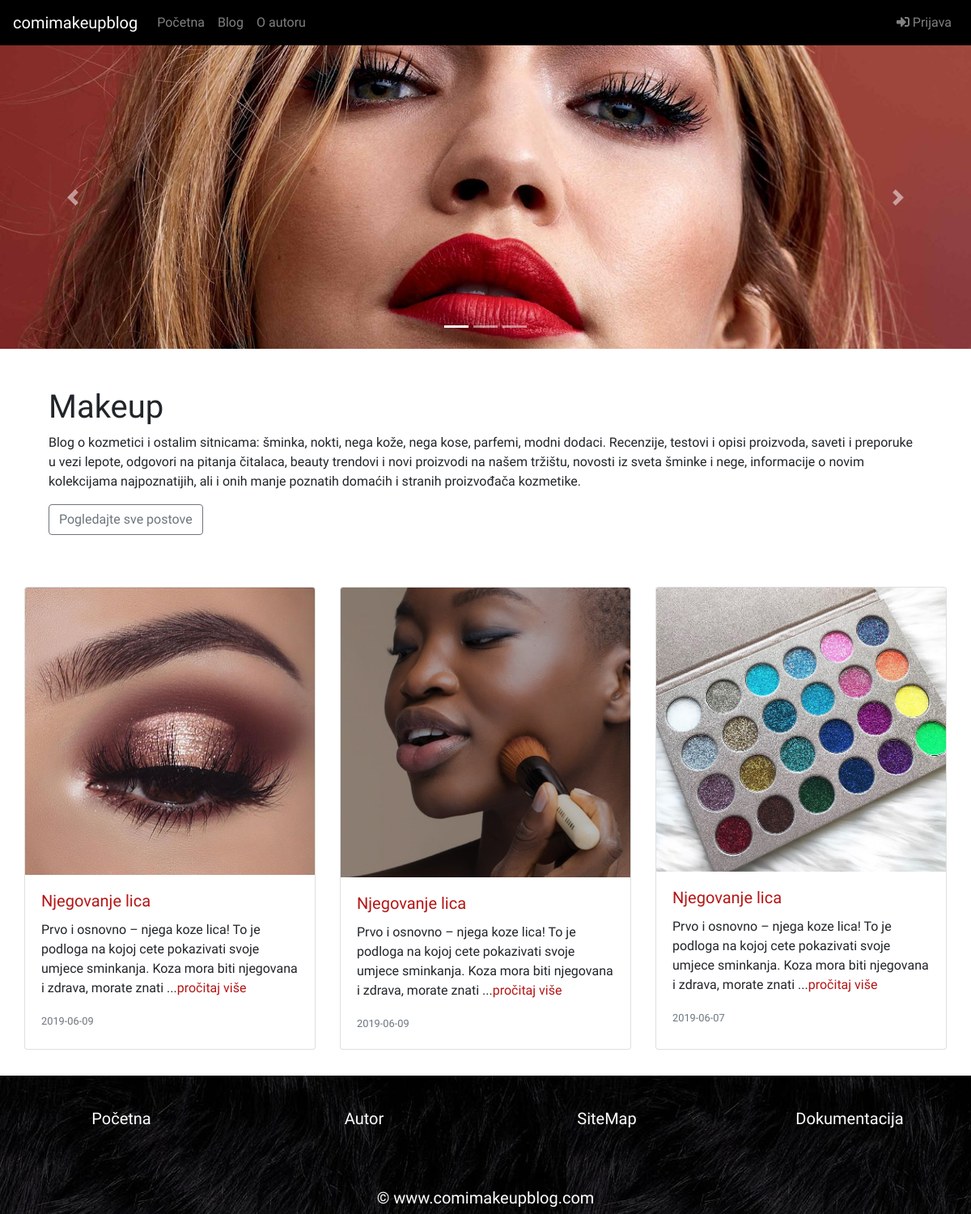
The page / on the database its author committed.
### tables this page shows
CREATE TABLE `navigacija` (
  `idLinka` int(11) NOT NULL,
  `nazivLinka` varchar(256) NOT NULL,
  `hrefLinka` varchar(256) NOT NULL,
  `admin` tinyint(1) NOT NULL
);

CREATE TABLE `postovi` (
  `idPosta` int(11) NOT NULL,
  `naslovPosta` varchar(100) NOT NULL,
  `tekstPosta` varchar(1200) NOT NULL,
  `slikaPostaID` int(11) NOT NULL,
  `datPosta` date NOT NULL
);

CREATE TABLE `slike` (
  `idSlike` int(11) NOT NULL,
  `hrefSlike` varchar(256) NOT NULL,
  `altSlike` varchar(40) NOT NULL,
  `malaSlikaHref` varchar(256) NOT NULL,
  `sivaSlikaHref` varchar(256) NOT NULL
);

### config/konekcija.php (called while the page is built, shortened)
<?php
try {
    $conn = new PDO("mysql:host=".SERVER.";dbname=".DATABASE.";charset=utf8", USERNAME, PASSWORD);
    $conn->setAttribute(PDO::ATTR_DEFAULT_FETCH_MODE, PDO::FETCH_OBJ);
    $conn->setAttribute(PDO::ATTR_ERRMODE, PDO::ERRMODE_EXCEPTION);
}
catch(PDOException $ex){
    echo $ex->getMessage();
}
function executeQuery($query){
    global $conn;
    return $conn->query($query)->fetchAll();
}

### models/navigacija/navFunkcije.php (called while the page is built)
<?php
function dohvatiNavigaciju(){
    return executeQuery("SELECT * FROM navigacija");
}
?>

### models/postovi/postoviFunkcije.php (called while the page is built, shortened)
<?php
function dohvatiPoslednjaTriPosta(){
    $postovi = executeQuery("SELECT * FROM postovi p INNER JOIN slike s ON p.slikaPostaID=s.idSlike ORDER BY datPosta DESC LIMIT 3");
    return $postovi;
}
?>

### views/pages/pocetna.php (the view, shortened to what this page needs)
<div class="container-fluid">
    <div class="row">
      <div id="carouselExampleIndicators" class="carousel slide" data-ride="carousel">
        <ol class="carousel-indicators">
          <li data-target="#carouselExampleIndicators" data-slide-to="0" class="active"></li>
          <li data-target="#carouselExampleIndicators" data-slide-to="1"></li>
          <li data-target="#carouselExampleIndicators" data-slide-to="2"></li>
        </ol>
        <div class="carousel-inner">
          <div class="carousel-item active">
            <img class="d-block w-100" src="assets/img/1.jpg" alt="First slide">
          </div>
        </div>
        <a class="carousel-control-prev" href="#carouselExampleIndicators" role="button" data-slide="prev">
          <span class="carousel-control-prev-icon" aria-hidden="true"></span>
        </a>
        <a class="carousel-control-next" href="#carouselExampleIndicators" role="button" data-slide="next">
          <span class="carousel-control-next-icon" aria-hidden="true"></span>
        </a>
      </div>
    </div>
  </div>
  <div class="content container my-5">
    <div id="row">
      <div class="col-12">
        <div class="page-header">
          <h1>Makeup</h1>
          <p>
          Blog o kozmetici i ostalim sitnicama: šminka, nokti, nega kože, nega kose, parfemi, modni dodaci. Recenzije, testovi i opisi proizvoda, saveti i preporuke u vezi lepote, odgovori na pitanja čitalaca, beauty trendovi i novi proizvodi na našem tržištu, novosti iz sveta šminke i nege, informacije o novim kolekcijama najpoznatijih, ali i onih manje poznatih domaćih i stranih proizvođača kozmetike.
          </p>
          <a href="?page=blog"><button type="button" class="btn btn-outline-secondary">Pogledajte sve
              postove</button></a>
        </div>
      </div>
    </div>
  </div>
  <div class="container">
    <div class="row">
      <div class="card-deck">
      <?php
        include "models/postovi/postoviFunkcije.php";
        $poslednjaTri = dohvatiPoslednjaTriPosta();
        foreach($poslednjaTri as $p):
            $fit = "";
            $deloviTeksta = explode(" ", $p->tekstPosta);
            if(count($deloviTeksta)<25){
                for($j=0; $j<20; $j++){
                    $fit = $fit.$deloviTeksta[$j]." ";
                }
                $fit = $fit."...<a href='?page=getone&id=".$p->idPosta."'>pročitaj više</a>";
            }else{
                for($j=0; $j<25; $j++){
                    $fit = $fit.$deloviTeksta[$j]." ";
                }
                $fit = $fit."...<a href='?page=getone&id=".$p->idPosta."'>pročitaj više</a>";}
        ?>
        <div class="card my-3">
                <img class="card-img-top" src="<?=$p->hrefSlike?>" alt="<?=$p->altSlike?>">
                <div class="card-body">
                    <a href="?page=getone&id=<?= $p->idPosta?>"><h5 class="card-title"><?=$p->naslovPosta?></h5></a>
                    <p class="card-text"><?=$fit?></p>
                    <p class="card-text"><small class="text-muted"><?=$p->datPosta?></small></p>
                </div>
        </div>
        <?php
        endforeach;
        ?>
      </div>
    </div>
  </div>

### index.php (shortened to what this page needs)
<?php
  require_once "config/konekcija.php";
  if(!isset($_POST['prijavljen'])) {
    include "views/fixed/header.php";
  }
  if(isset($_GET['page'])){
    if(file_exists("views/pages/".$_GET['page'].".php")) {
      include "views/pages/".$_GET['page'].".php";
      $open = fopen(LOG_FAJL, "a");
      if($open){
        $date = date('d-m-Y H:i:s');
        $page = $_GET['page'];
        fwrite($open, "{$page} {$date}\t\n");
        fclose($open);
      }
    } else if (file_exists("views/partials/".$_GET['page'].".php")){
      include "views/partials/".$_GET['page'].".php";
      $open = fopen(LOG_FAJL, "a");
      if($open){
        $date = date('d-m-Y H:i:s');
        $page = $_GET['page'];
        fwrite($open, "{$page} {$date}\t\n");
        fclose($open);}
    }
    else {
      var_dump($_GET['page']);
    }
  } else {
    include "views/pages/pocetna.php";
  }
  include "views/fixed/footer.php";
?>

### views/fixed/header.php (shortened to what this page needs)
<!DOCTYPE html>
<html lang="en">
<head>
  <link rel="stylesheet" href="https://use.fontawesome.com/releases/v5.5.0/css/all.css"
>
  <link rel="stylesheet" href="https://maxcdn.bootstrapcdn.com/bootstrap/4.1.3/css/bootstrap.min.css">
  <link href="//maxcdn.bootstrapcdn.com/bootstrap/4.0.0/css/bootstrap.min.css" rel="stylesheet" id="bootstrap-css">
  <link rel="stylesheet" type="text/css" href="assets/css/style.css">
</head>
<body>
  <nav class="navbar navbar-expand-md bg-dark navbar-dark sticky-top">
    <a class="navbar-brand" href="?page=pocetna">comimakeupblog</a>
    <div id="navb" class="navbar-collapse collapse hide">
      <ul class="navbar-nav">
        <?php
        include_once "models/navigacija/navFunkcije.php";
        $nav = dohvatiNavigaciju();
        if(isset($_SESSION['admin'])):
        if($_SESSION['admin']):
        foreach($nav as $n):
        ?>
        <li class="nav-item">
          <a class="nav-link" href="index.php?page=<?=$n->hrefLinka?>"><?=$n->nazivLinka?></a>
        </li>
        <?php
        endforeach;
        else:
        foreach($nav as $n):
          if(!$n->admin):
        ?>
        <li class="nav-item">
          <a class="nav-link" href="index.php?page=<?=$n->hrefLinka?>"><?=$n->nazivLinka?></a>
        </li>
        <?php
        endif;
        endforeach;
        endif;
        else:
        foreach($nav as $n):
          if(!$n->admin):
        ?>
        <li class="nav-item">
          <a class="nav-link" href="index.php?page=<?=$n->hrefLinka?>"><?=$n->nazivLinka?></a>
        </li>
        <?php
        endif;
        endforeach;
        endif;
          ?>
        </ul>
      <ul class="nav navbar-nav ml-auto">
          <?php if(!isset($_SESSION['id'])): ?>
          <li class="nav-item">
            <a class="nav-link" data-toggle="modal" data-target="#modalLRForm"><span class="fas fa-sign-in-alt"></span> Prijava</a>
          </li>
          <?php
            endif;
          ?>
      </ul>
    </div>
  </nav>

### views/fixed/footer.php (shortened to what this page needs)
<footer class="container-fluid mt-3 page-footer" id="futer">
        <div class="row text-center">
                <div class="col-md-3">
                        <hr class="light">
                        <h5><a class="nav-link" href="?page=pocetna">Početna</a></h5>
                        <hr class="light">
                    </div>
                    <div class="col-md-3">
                        <hr class="light">
                        <h5><a class="nav-link" href="?page=autor">Autor</a></h5>
                        <hr class="light">
                    </div>
                     <div class="col-md-3">
                        <hr class="light">
                        <h5><a class="nav-link" href="sitemap.xml">SiteMap</a></h5>
                        <hr class="light">
                    </div>
                    <div class="col-md-3">
                        <hr class="light">
                        <h5><a class="nav-link" href="dokumentacija.pdf">Dokumentacija</a></h5>
                        <hr class="light">
                    </div>
                    <div class="col-12">
                        <hr class="light">
                        <h5>&copy www.comimakeupblog.com</h5>
                    </div>
        </div>
</footer>
    </body>
    </html>

### assets/css/style.css (style rules this page uses)
* { font-family: 'Exo', sans-serif; text-decoration: none; }
.nav-link { color:rgb(180, 21, 21); }
.crveni-text, .card a { color:rgb(180, 21, 21); text-decoration: none; }
.navbar { margin-bottom: 0px; border-radius: 0px; background-color: black !important; }
#futer { background-image: url("../img/bgfooter.jpg"); }
footer, #futer a, #futer hr { color: white; }

### rows shown on the page
navigacija: nazivLinka "Početna"
navigacija: nazivLinka "Blog"
navigacija: nazivLinka "O autoru"
postovi: slikaPostaID.hrefSlike (picture), naslovPosta "Njegovanje lica", fit "Prvo i osnovno – njega koze lica! To je podloga na kojoj cete pokazivati svoje umjece sminkanja. Koza mora biti njegovana i zdrava, morate znati", datPosta "2019-06-09"
postovi: slikaPostaID.hrefSlike (picture), naslovPosta "Njegovanje lica", fit "Prvo i osnovno – njega koze lica! To je podloga na kojoj cete pokazivati svoje umjece sminkanja. Koza mora biti njegovana i zdrava, morate znati", datPosta "2019-06-09"
postovi: slikaPostaID.hrefSlike (picture), naslovPosta "Njegovanje lica", fit "Prvo i osnovno – njega koze lica! To je podloga na kojoj cete pokazivati svoje umjece sminkanja. Koza mora biti njegovana i zdrava, morate znati", datPosta "2019-06-07"
